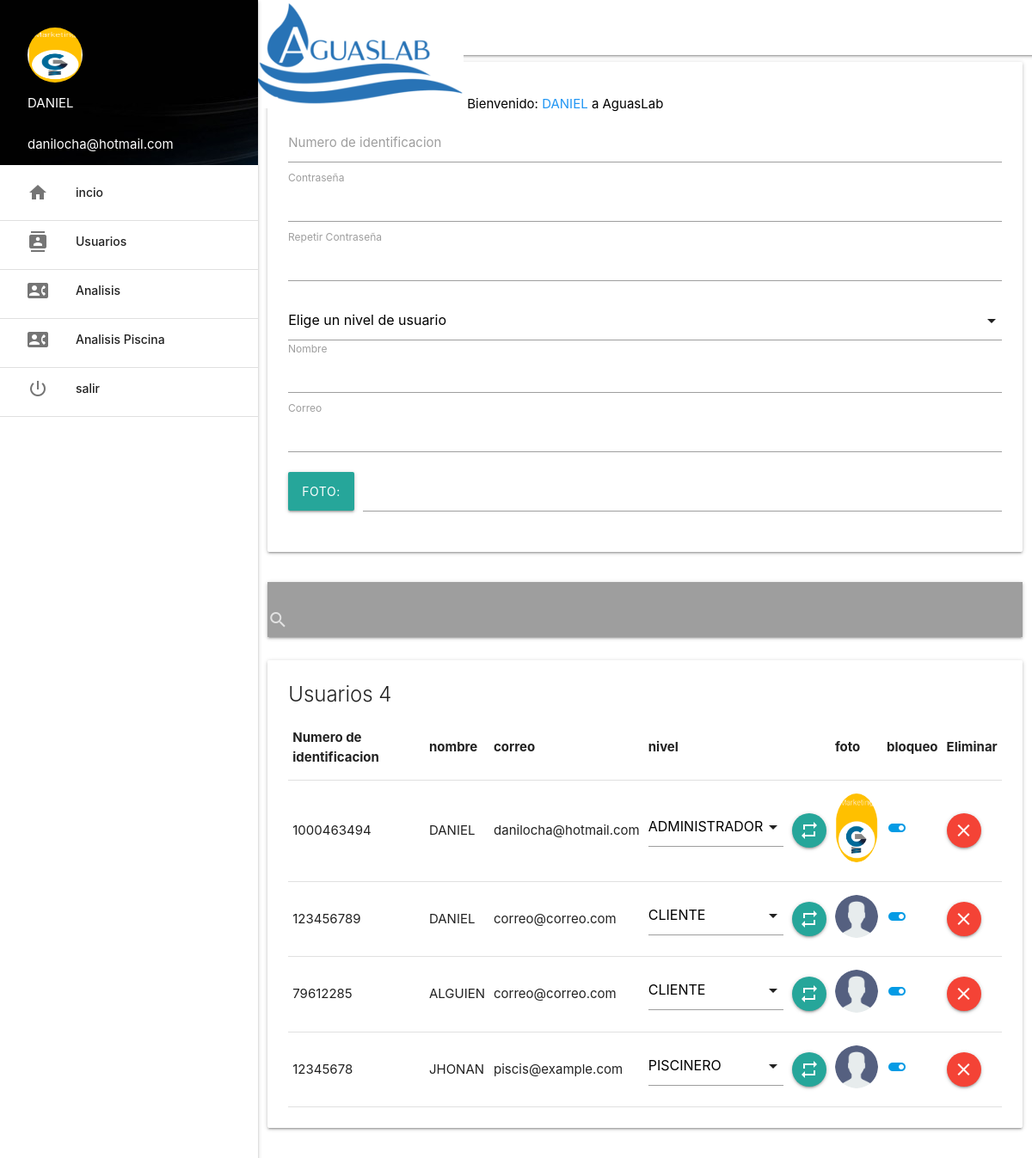
/aguaslab/plataforma/usuarios/index.php (signed in), run on the app's committed database.
### tables this page shows
CREATE TABLE `usuario` (
  `id` int(3) NOT NULL,
  `nick` varchar(15) NOT NULL,
  `pass` varchar(100) NOT NULL,
  `nombre` varchar(100) NOT NULL,
  `correo` varchar(100) NOT NULL,
  `nivel` varchar(20) NOT NULL,
  `bloqueo` int(1) NOT NULL,
  `foto` varchar(50) NOT NULL
);

### aguaslab/plataforma/usuarios/index.php (the view, shortened to what this page needs)
<?php include('../extend/header.php');
include('../extend/permiso.php'); ?>
<div class="row">
	<div class="col s12">
		<div class="card">
			<div class="card-content">
				<span class="card-title">Alta de usuarios</span>
				<form action="ins_usuarios.php" class="form" method="post" enctype="multipart/form-data">
					<div class="input-field">
						<input type="text" name="nick" required autofocus title="DEBE CONTENER SOLO NUMEROS" pattern="[0-9]{5,15}" id="nick">
						<label for="nick">Numero de identificacion</label>
					</div>
					<div class="input-field">
						<input type="password" name="pass1" required autofocus title="DEBE CONTENER ENTRE 8 Y 15 CARACTERES" pattern="[A-Za-z0-9]{8,15}" id="pass1" >
						<label for="pass1">Contraseña</label>
					</div>
					<div class="input-field">
						<input type="password" name="pass2" required autofocus title="DEBE CONTENER ENTRE 8 Y 15 CARACTERES" pattern="[A-Za-z0-9]{8,15}" id="pass2" >
						<label for="pass2">Repetir Contraseña</label>
					</div>
					<div class="input-field">
						<input type="text" name="nombre" required autofocus title="Nombre completo del usuario" pattern="[A-Zs ]+" id="nombre" onblur="may(this.value, this.id)">
						<label for="nombre">Nombre</label>
					</div>
					<div class="input-field">
						<input type="email" name="correo" required autofocus title="Correo electronico" id="correo" >
						<label for="correo">Correo</label>
					</div>
					<div class="input-field file-field">
						<div class="btn">
							<span>Foto:</span>
						</div>
						<div class="file-path-wrapper">
							<input type="text" class="file-path-validate">
						</div>
					</div>
				</form>
			</div>
		</div>
	</div>
</div>
<div class="row">
	<div class="col s12">
		<nav class="grey">
			<div class="nav-wrapper">
				<div class="input-field">
					<input type="search" id="buscar">
					<label for="buscar"><i class="material-icons">search</i></label>
					<i class="material-icons">close</i>
				</div>
			</div>
		</nav>
	</div>
</div>
<?php
$sel = $con->query("SELECT * FROM usuario");
$row = mysqli_num_rows($sel);
 ?>
<div class="row">
	<div class="col s12">
		<div class="card">
			<div class="card-content">
				<span class="card-title">Usuarios <?php echo $row; ?></span>
				<table>
					<thead>
						<tr class="cabecera">
							<th>Numero de identificacion</th>
							<th>nombre</th>
							<th>correo</th>
							<th>nivel</th>
							<th></th>
							<th>foto</th>
							<th>bloqueo</th>
							<th>Eliminar</th>
						</tr>
					</thead>
					<?php while($f = $sel->fetch_assoc()){ ?>
						<tr>
							<td><?php echo $f['nick']; ?></td>
							<td><?php echo $f['nombre']; ?></td>
							<td><?php echo $f['correo']; ?></td>
							<td>
								<form action="up_nivel.php" method="post">
							</td>
							<td>
								<button type="submit" class="btn-floating"><i class="material-icons">repeat</i></button></form>
							</td>
							<td><img src="<?php echo $f['foto']; ?>" width="50" class="circle" alt=""></td>
							<td>
								<?php if ($f['bloqueo']==1): ?>
									<a href="bloqueo_manual.php?us=<?php echo $f['id']; ?>&bl=<?php echo $f['bloqueo']; ?>"><i class="material-icons">toggle_on</i></a>
									<?php else: ?>
										<a href="bloqueo_manual.php?us=<?php echo $f['id']; ?>&bl<?php echo $f['bloqueo']; ?>"><i class="material-icons grey-text">toggle_off</i></a>
								<?php endif ?>
							</td>
							<td>
								<a href="#" class="btn-floating red" onclick="swal({ title: 'Esta seguro que desea eliminar al usuario?', text: 'Al eliminarlo no podra recuperarlo!', type: 'warning', showCancelButton: true, confirmButtonColor: '#3085d6', cancelButtonColor: '#d33', confirmButtonText: 'Si, eliminarlo!' }).then(function () {  location.href='eliminar_usuario.php?id=<?php echo $f['id'] ?>'; })"><i class="material-icons">clear</i></a>
							</td>
						</tr>
					<?php } ?>
				</table>
			</div>
		</div>
	</div>
</div>
<?php include('../extend/scripts.php') ?>
</body>
</html>

### data on the page
usuario: nick "1000463494", nombre "DANIEL", correo "danilocha@hotmail.com", foto (picture)
usuario: nick "123456789", nombre "DANIEL", correo "correo@correo.com", foto (picture)
usuario: nick "79612285", nombre "ALGUIEN", correo "correo@correo.com", foto (picture)
usuario: nick "12345678", nombre "JHONAN", correo "piscis@example.com", foto (picture)

### other printed values
$_SESSION['nombre'] "DANIEL"
$_SESSION['correo'] "danilocha@hotmail.com"
$row "4"
